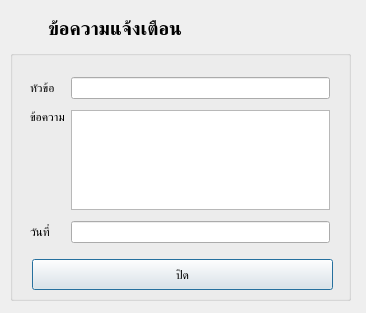
<?xml version="1.0" encoding="UTF-8"?>
<ui version="4.0">
 <class>Dialog</class>
 <widget class="QDialog" name="Dialog">
  <property name="geometry">
   <rect>
    <x>0</x>
    <y>0</y>
    <width>366</width>
    <height>313</height>
   </rect>
  </property>
  <property name="windowTitle">
   <string>Notification</string>
  </property>
  <widget class="QGroupBox" name="groupBox">
   <property name="geometry">
    <rect>
     <x>10</x>
     <y>50</y>
     <width>341</width>
     <height>251</height>
    </rect>
   </property>
   <property name="title">
    <string/>
   </property>
   <widget class="QWidget" name="layoutWidget">
    <property name="geometry">
     <rect>
      <x>20</x>
      <y>20</y>
      <width>306</width>
      <height>181</height>
     </rect>
    </property>
    <layout class="QGridLayout" name="gridLayout">
     <property name="topMargin">
      <number>6</number>
     </property>
     <property name="rightMargin">
      <number>6</number>
     </property>
     <property name="bottomMargin">
      <number>6</number>
     </property>
     <property name="verticalSpacing">
      <number>10</number>
     </property>
     <item row="1" column="0">
      <widget class="QLabel" name="label_3">
       <property name="text">
        <string>ข้อความ</string>
       </property>
       <property name="alignment">
        <set>Qt::AlignLeading|Qt::AlignLeft|Qt::AlignTop</set>
       </property>
      </widget>
     </item>
     <item row="2" column="1">
      <widget class="QLineEdit" name="messageDate"/>
     </item>
     <item row="0" column="0">
      <widget class="QLabel" name="label_2">
       <property name="text">
        <string>หัวข้อ</string>
       </property>
      </widget>
     </item>
     <item row="2" column="0">
      <widget class="QLabel" name="label_4">
       <property name="text">
        <string>วันที่</string>
       </property>
      </widget>
     </item>
     <item row="0" column="1">
      <widget class="QLineEdit" name="messageTitle"/>
     </item>
     <item row="1" column="1">
      <widget class="QPlainTextEdit" name="messageDetail">
       <property name="minimumSize">
        <size>
         <width>0</width>
         <height>100</height>
        </size>
       </property>
       <property name="maximumSize">
        <size>
         <width>16777215</width>
         <height>100</height>
        </size>
       </property>
       <property name="documentTitle">
        <string/>
       </property>
      </widget>
     </item>
    </layout>
   </widget>
   <widget class="QPushButton" name="notificationCloseBtn">
    <property name="geometry">
     <rect>
      <x>22</x>
      <y>209</y>
      <width>301</width>
      <height>31</height>
     </rect>
    </property>
    <property name="text">
     <string>ปิด</string>
    </property>
   </widget>
  </widget>
  <widget class="QLabel" name="label">
   <property name="geometry">
    <rect>
     <x>48</x>
     <y>13</y>
     <width>251</width>
     <height>31</height>
    </rect>
   </property>
   <property name="font">
    <font>
     <pointsize>14</pointsize>
     <weight>75</weight>
     <bold>true</bold>
    </font>
   </property>
   <property name="text">
    <string>ข้อความแจ้งเตือน</string>
   </property>
  </widget>
  <widget class="QLabel" name="noTi_icon">
   <property name="geometry">
    <rect>
     <x>16</x>
     <y>17</y>
     <width>20</width>
     <height>20</height>
    </rect>
   </property>
   <property name="minimumSize">
    <size>
     <width>20</width>
     <height>20</height>
    </size>
   </property>
   <property name="maximumSize">
    <size>
     <width>20</width>
     <height>20</height>
    </size>
   </property>
   <property name="text">
    <string/>
   </property>
   <property name="scaledContents">
    <bool>true</bool>
   </property>
   <property name="alignment">
    <set>Qt::AlignCenter</set>
   </property>
  </widget>
 </widget>
 <resources/>
 <connections/>
</ui>
